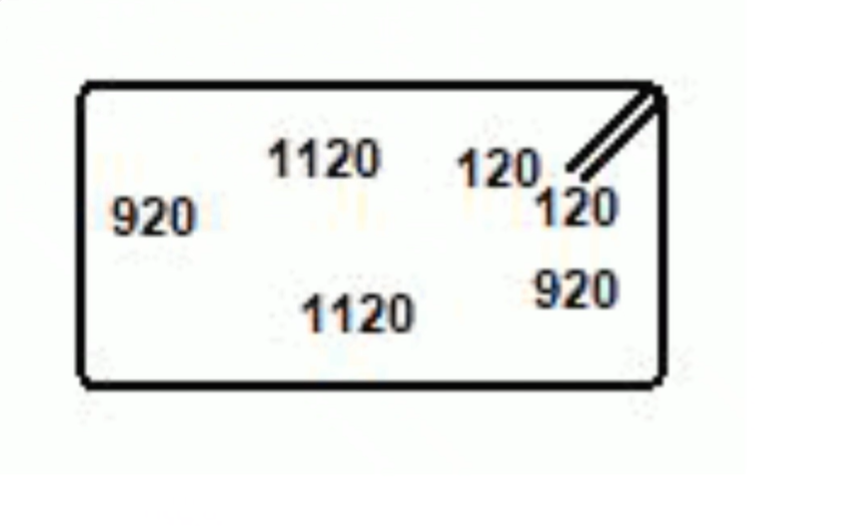
#> input picture Image Analytics/3.png, 845 x 526 px
$ jupyter execute Image_Progress_1.ipynb   (older library calls are emulated)
#> lines starting #> are read from the running program, lines starting #| are printed output that depends on the picture; after the words box and inside, x2 and y2 are one past the last pixel; in counts of white or black regions, pixels touching at a corner belong together
# Code for removing Numbers with some distance from the Lines

### Removed Numbers but Jagged Internal Lines -> Fixed

[cell 1]
import cv2
import numpy as np
import matplotlib.pyplot as plt

# Read image
img = cv2.imread('3.png')
#> img is the input picture: shape (526, 845, 3); mean B, G, R 236.6, 238.7, 237
cv2.imshow('Original', img)

# Convert to grayscale
gray = cv2.cvtColor(img, cv2.COLOR_BGR2GRAY)

# Apply Canny edge detection
canny_image = cv2.Canny(gray, 25, 60)
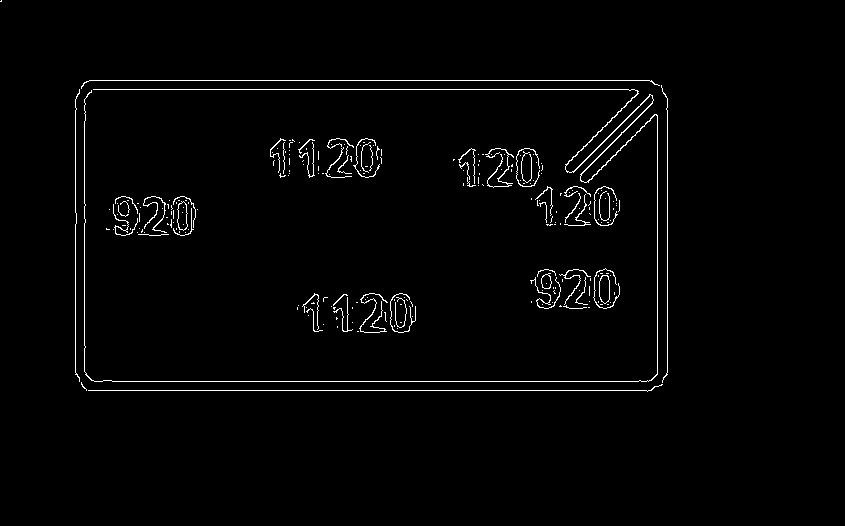
#> canny_image: shape (526, 845); 1.7% white in thin lines or dots, all inside (x1, y1, x2, y2) = (0, 0, 668, 392)
cv2.imshow('canny-image', canny_image)

# Find contours of the white regions
contours, hierarchy = cv2.findContours(canny_image, cv2.RETR_TREE, cv2.CHAIN_APPROX_SIMPLE)
#> contours = 235 contours, 223 with area under 20; largest, box (x1, y1, x2, y2) and area: (84, 89, 658, 382) 276, (599, 275, 610, 304) 245, (599, 275, 610, 304) 239, (177, 201, 188, 231) 219, (177, 201, 188, 231) 214

# Gaussian Blur
#gray = cv2.GaussianBlur(gray, (3, 3), 0)

# Getting Better results with bilateral filtering
gray = cv2.cvtColor(img, cv2.COLOR_BGR2GRAY)
gray = cv2.bilateralFilter(gray, 47, 95, 50)
cv2.imshow('Post-Blur', gray)
# 47,95,50

# Threshold the image
threshold_value = 100
_, thresh = cv2.threshold(gray, threshold_value, 255, cv2.THRESH_BINARY_INV)
#> thresh: shape (526, 845); 3.1% white; 14 white regions (13 under 20 px), largest, box (x1, y1, x2, y2) and area: (77, 81, 667, 389) 13544

# Remove noise
kernel = cv2.getStructuringElement(cv2.MORPH_RECT, (4, 2))
thresh = cv2.morphologyEx(thresh, cv2.MORPH_OPEN, kernel)
#> thresh: shape (526, 845); 3% white; 1 white region, box (x1, y1, x2, y2) and area: (78, 82, 668, 390) 13539
cv2.imshow('Smooth', thresh)

# Invert the image
thresh = cv2.bitwise_not(thresh)

# Create a mask image with only the black regions
mask = np.zeros_like(thresh)

for cnt in contours:
    area = cv2.contourArea(cnt)
    if area < 100: # Change this threshold value according to your image
        cv2.drawContours(mask, [cnt], -1, 0, -1)
#> this loop made 235 passes
#> area on passes 46, 58, 60: 39.5, 21.5, 245
#> mask: shape (526, 845); every value is 0

# Invert the mask
mask = cv2.bitwise_not(mask)
#> mask: shape (526, 845); every value is 255

# Apply the mask to the original image
result = cv2.bitwise_and(thresh, thresh, mask=mask)

# Display the extracted lines
cv2.imshow('Extracted Lines', result)
cv2.waitKey(0)
cv2.destroyAllWindows()

#Plotting
plt.figure(figsize=(16, 10))

# Plot the original image
plt.subplot(1, 3, 1)
plt.imshow(canny_image, cmap='gray')
plt.title('Canny Image')

# Plot the Adaptive Binary image
plt.subplot(1, 3, 2)
plt.imshow(result, cmap='gray')
plt.title('Output')

# Plot the image without numbers
plt.subplot(1, 3, 3)
plt.imshow(img)
plt.title('Original')

# Show the plots
plt.show()
#> figure, not shown here; B, G, R data is drawn as R, G, B


# # Save the image
# cv2.imwrite('new_image2.png', result)

## No numbers and smooth Internal Lines but only edges visible

[cell 2]
 # Applying gaussian blur to improve clarity
import cv2
import numpy as np
import matplotlib.pyplot as plt

# Load the image
image = cv2.imread('2.png', 0)
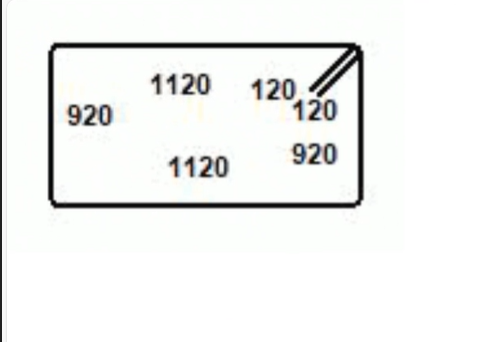
#> input picture Image Analytics/2.png, 478 x 342 px
#> image: shape (342, 478); min 0, max 255, mean 240.9

# Apply Gaussian blurring to reduce noise
image = cv2.GaussianBlur(image, (5, 5), 0)

# [9 lines of commented-out code are left out]
_, thresh = cv2.threshold(image, 142, 255, cv2.THRESH_BINARY_INV)
#> thresh: shape (342, 478); 5.5% white; 22 white regions, largest, box (x1, y1, x2, y2) and area: (48, 43, 364, 208) 5666, (0, 0, 2, 342) 684, (293, 143, 306, 164) 162
#3.png : 75, 2.png : 142-150

# Apply morphological operations to remove noise and fill in gaps
kernel = cv2.getStructuringElement(cv2.MORPH_RECT, (5, 5))
#> kernel = [[1, 1, 1, 1, 1], [1, 1, 1, 1, 1], [1, 1, 1, 1, 1], [1, 1, 1, 1, 1], [1, 1, 1, 1, 1]]
thresh = cv2.morphologyEx(thresh, cv2.MORPH_OPEN, kernel)
#> thresh: shape (342, 478); 3.8% white; 17 white regions

# Find contours
contours, _ = cv2.findContours(thresh, cv2.RETR_EXTERNAL, cv2.CHAIN_APPROX_SIMPLE)
#> contours = 17 contours; largest, box (x1, y1, x2, y2) and area: (54, 43, 364, 205) 2642, (53, 202, 355, 208) 1208, (48, 50, 54, 201) 747, (187, 158, 194, 166) 38, (309, 157, 316, 164) 34

# Create an all-white image
output = np.ones_like(image) * 255

for contour in contours:
    # Calculate the area of the contour to identify numbers and lines separately based on their size
    area = cv2.contourArea(contour)

    if area < 40:  # This threshold value may need adjustment depending on the specific image and text size.
        continue

    # Draw detected contours (lines) on the white background
    cv2.drawContours(output, [contour], -1, (0), 1)
#> this loop made 17 passes
#> area on passes 1, 2, 3, 4, 5, 7, 8, 10, 11, 12, 13, 14: 1208, 29.5, 24.5, 38.5, 34, 33, 29.5, 24.5, 29, 29, 29, 34
#> (contour, area) on passes 6, 9: ([[301, 151], [301, 156], [305, 156], [305, 151]], 20), ([[76, 113], [76, 119], [80, 119], [80, 113]], 24)
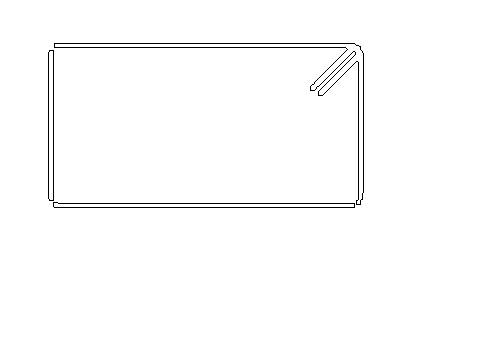
#> output: shape (342, 478); 98.8% white; black in thin lines or dots, all inside (x1, y1, x2, y2) = (48, 43, 364, 208)

#Plotting
plt.figure(figsize=(12, 3))

# Plot the original image
plt.subplot(1, 3, 1)
plt.imshow(image, cmap='gray')
plt.title('Original Image')

# Plot the Adaptive Binary image
plt.subplot(1, 3, 2)
plt.imshow(output, cmap='gray')
plt.title('Output')

# Plot the image without numbers
plt.subplot(1, 3, 3)
plt.imshow(img, cmap = plt.cm.gray)
plt.title('Gray')

# Show the plots
plt.show()
#> figure, not shown here; B, G, R data is drawn as R, G, B


# Display the processed image
cv2.imshow('Processed Image', output)
cv2.waitKey(0)
cv2.destroyAllWindows()

## Applying 1st method to 2.png -> Fix (corners breaking little)

[cell 3]
import cv2
import numpy as np
import matplotlib.pyplot as plt

# Read image
img = cv2.imread('2.png')
#> img is the input picture: shape (342, 478, 3); mean B, G, R 239.9, 241.3, 240.2
#cv2.imshow('Original', img)

# Convert to grayscale
gray = cv2.cvtColor(img, cv2.COLOR_BGR2GRAY)
#> gray: shape (342, 478)

# Apply Canny edge detection
canny_image = cv2.Canny(gray, 45, 90)
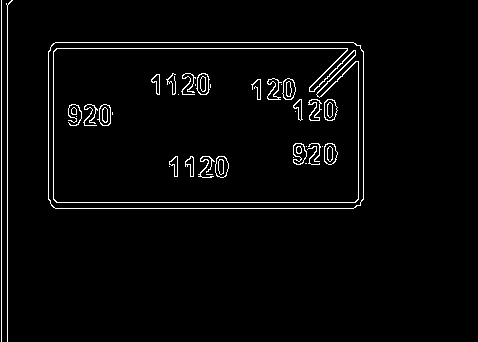
#> canny_image: shape (342, 478); 2.8% white in thin lines or dots, all inside (x1, y1, x2, y2) = (1, 0, 364, 342)
#cv2.imshow('canny-image', canny_image)

# Find contours of the white regions
contours, hierarchy = cv2.findContours(canny_image, cv2.RETR_TREE, cv2.CHAIN_APPROX_SIMPLE)
#> contours = 69 contours, 20 with area under 20; largest, box (x1, y1, x2, y2) and area: (48, 42, 364, 209) 52164, (48, 42, 364, 209) 52146, (53, 48, 359, 203) 46420, (53, 48, 359, 203) 46266, (215, 156, 229, 178) 225

# Gaussian Blur
gray = cv2.GaussianBlur(gray, (3, 3), 0)

# Getting Better results with bilateral filtering
gray = cv2.cvtColor(img, cv2.COLOR_BGR2GRAY)
gray = cv2.bilateralFilter(gray, 45, 70, 50)
#cv2.imshow('Post-Blur', gray)

# Threshold the image
threshold_value = 85
_, thresh = cv2.threshold(gray, threshold_value, 255, cv2.THRESH_BINARY_INV)
#> thresh: shape (342, 478); 2.7% white; 24 white regions (22 under 20 px), largest, box (x1, y1, x2, y2) and area: (49, 43, 363, 207) 3651, (0, 0, 2, 342) 684

# Remove noise
kernel = cv2.getStructuringElement(cv2.MORPH_RECT, (4, 2))
#> kernel = [[1, 1, 1, 1], [1, 1, 1, 1]]
thresh = cv2.morphologyEx(thresh, cv2.MORPH_OPEN, kernel)
#> thresh: shape (342, 478); 2.8% white; 4 white regions, box (x1, y1, x2, y2) and area: (53, 44, 364, 200) 2098, (0, 0, 3, 342) 1026, (53, 203, 361, 208) 928, (50, 52, 54, 201) 596
#cv2.imshow('Smooth', thresh)

# Invert the image
thresh = cv2.bitwise_not(thresh)

# Create a mask image with only the black regions
mask = np.zeros_like(thresh)

for cnt in contours:
    area = cv2.contourArea(cnt)
    if area < 100: # Change this threshold value according to your image
        cv2.drawContours(mask, [cnt], -1, 0, -1)
#> this loop made 69 passes
#> area on passes 1, 2, 3, 4, 9, 10, 11, 12, 13, 14, 15, 16: 52164, 52146, 46420.5, 46265.5, 225, 217, 67.5, 65, 26.5, 86.5, 77, 85
#> mask: shape (342, 478); every value is 0

# Invert the mask
mask = cv2.bitwise_not(mask)
#> mask: shape (342, 478); every value is 255

# Apply the mask to the original image
result = cv2.bitwise_and(thresh, thresh, mask=mask)

# Display the extracted lines
# cv2.imshow('Extracted Lines', result)
cv2.waitKey(0)
cv2.destroyAllWindows()

#Plotting
plt.figure(figsize=(9, 8))

# Plot the original image
plt.subplot(1, 3, 1)
plt.imshow(canny_image, cmap='gray')
plt.title('Canny Image')

# Plot the Adaptive Binary image
plt.subplot(1, 3, 2)
plt.imshow(result, cmap='gray')
plt.title('Output')

# Plot the image without numbers
plt.subplot(1, 3, 3)
plt.imshow(img)
plt.title('Original')

# Show the plots
plt.show()
#> figure, not shown here; B, G, R data is drawn as R, G, B

# # Save the image
# cv2.imwrite('new_image2.png', result)

## Trying for 4.png

[cell 4]
import cv2
import numpy as np
import matplotlib.pyplot as plt

# Read image
img = cv2.imread('4.png')
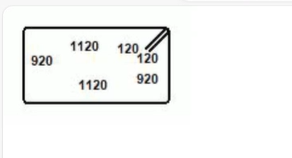
#> input picture Image Analytics/4.png, 292 x 158 px
#> img is the input picture: shape (158, 292, 3); mean B, G, R 243.4, 244.5, 243.5
#cv2.imshow('Original', img)

# Convert to grayscale
gray = cv2.cvtColor(img, cv2.COLOR_BGR2GRAY)
#> gray: shape (158, 292)

# Apply Canny edge detection
canny_image = cv2.Canny(gray, 35, 55)
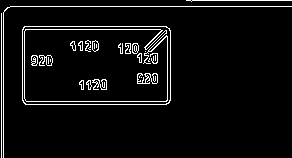
#> canny_image: shape (158, 292); 5.1% white in thin lines or dots
#cv2.imshow('canny-image', canny_image)

# Find contours of the white regions
contours, hierarchy = cv2.findContours(canny_image, cv2.RETR_TREE, cv2.CHAIN_APPROX_SIMPLE)
#> contours = 49 contours, 27 with area under 20; largest, box (x1, y1, x2, y2) and area: (22, 26, 171, 105) 11522, (22, 26, 171, 105) 11510, (24, 29, 168, 102) 10174, (24, 29, 168, 102) 10130, (39, 55, 53, 66) 60

# Gaussian Blur
gray = cv2.GaussianBlur(gray, (3, 3), 0)

# Getting Better results with bilateral filtering
gray = cv2.cvtColor(img, cv2.COLOR_BGR2GRAY)
gray = cv2.bilateralFilter(gray, 50, 70, 30)
#cv2.imshow('Post-Blur', gray)

# Threshold the image
threshold_value = 150
_, thresh = cv2.threshold(gray, threshold_value, 255, cv2.THRESH_BINARY_INV)
#> thresh: shape (158, 292); 2.9% white in thin lines or dots, all inside (x1, y1, x2, y2) = (23, 27, 170, 104)

# Remove noise
kernel = cv2.getStructuringElement(cv2.MORPH_RECT, (2, 3))
#> kernel = [[1, 1], [1, 1], [1, 1]]
thresh = cv2.morphologyEx(thresh, cv2.MORPH_OPEN, kernel)
#> thresh: shape (158, 292); 1% white in thin lines or dots, all inside (x1, y1, x2, y2) = (24, 27, 171, 101)
#cv2.imshow('Smooth', thresh)

# Invert the image
thresh = cv2.bitwise_not(thresh)

# Create a mask image with only the black regions
mask = np.zeros_like(thresh)

for cnt in contours:
    area = cv2.contourArea(cnt)
    if area < 40: # Change this threshold value according to your image
        cv2.drawContours(mask, [cnt], -1, 0, -1)
#> this loop made 49 passes
#> area on passes 1, 2, 3, 4, 5, 8, 10, 14, 19, 20, 23, 26: 11521.5, 11509.5, 10173.5, 10130.5, 26.5, 24.5, 31, 36, 60.5, 53, 55, 39
#> mask: shape (158, 292); every value is 0

# Invert the mask
mask = cv2.bitwise_not(mask)
#> mask: shape (158, 292); every value is 255

# Apply the mask to the original image
result = cv2.bitwise_and(thresh, thresh, mask=mask)

# Display the extracted lines
#cv2.imshow('Extracted Lines', result)
cv2.waitKey(0)
cv2.destroyAllWindows()

#Plotting
plt.figure(figsize=(16, 3))

# Plot the original image
plt.subplot(1, 3, 1)
plt.imshow(canny_image, cmap='gray')
plt.title('Canny Image')

# Plot the Adaptive Binary image
plt.subplot(1, 3, 2)
plt.imshow(result, cmap='gray')
plt.title('Output')

# Plot the image without numbers
plt.subplot(1, 3, 3)
plt.imshow(img, cmap = plt.cm.gray)
plt.title('Gray')

# Show the plots
plt.show()
#> figure, not shown here; B, G, R data is drawn as R, G, B

# # Save the image
# cv2.imwrite('new_image2.png', result)

### Straight Bar Image

[cell 5]
import cv2
import os
import numpy as np
import matplotlib.pyplot as plt

image_path = "st_bar_main.png"

# Load the image
img = cv2.imread(image_path)
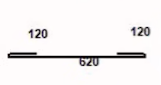
#> input picture Image Analytics/st_bar_main.png, 161 x 85 px
#> img is the input picture: shape (85, 161, 3); mean B, G, R 239.4, 239.3, 242.2

# Grayscale Image
gray = cv2.cvtColor(img, cv2.COLOR_BGR2GRAY)
#> gray: shape (85, 161)
gray = cv2.bilateralFilter(gray, 30, 63, 3)
# 30,63,10

# Laplacian
lap = cv2.Laplacian(gray, cv2.CV_64F)
lap = np.uint8(np.absolute(lap))
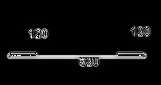
#> lap: shape (85, 161); min 0, max 255, mean 12.5

# Contour Detection
contours, hierarchy = cv2.findContours(lap, cv2.RETR_EXTERNAL, cv2.CHAIN_APPROX_SIMPLE)
#> contours = 2 contours, 1 with area under 20; largest, box (x1, y1, x2, y2) and area: (0, 16, 158, 80) 4758

# Remove small objects by calculating the perimeter
perimeter_threshold = 60  # Adjust this threshold as needed
filtered_contours = [cnt for cnt in contours if cv2.arcLength(cnt, True) > perimeter_threshold]
#> filtered_contours = 1 contour; box (x1, y1, x2, y2) and area: (0, 16, 158, 80) 4758

# Draw contours on a white background
white_background = np.ones_like(img) * 255
contour_image = cv2.drawContours(white_background, filtered_contours, -1, (0, 0, 0), 2)
#> contour_image: shape (85, 161, 3); 87.2% white; 1 black region, box (x1, y1, x2, y2) and area: (0, 15, 159, 81) 1746

# Threshold
threshold_value = 36 #45
_, thresh = cv2.threshold(gray, threshold_value, 255, cv2.THRESH_BINARY_INV)
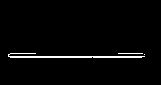
#> thresh: shape (85, 161); 2.4% white in thin lines or dots, all inside (x1, y1, x2, y2) = (8, 53, 145, 58)

# Remove noise
kernel = cv2.getStructuringElement(cv2.MORPH_RECT, (1, 1))
#> kernel = [1]
thresh = cv2.morphologyEx(thresh, cv2.MORPH_OPEN, kernel)

kernel = np.ones((1, 1), dtype=np.uint8)
closed_binary = cv2.morphologyEx(img, cv2.MORPH_CLOSE, kernel, iterations=2)

# Invert the mask to create a mask for numbers
mask = cv2.bitwise_not(thresh)

cv2.waitKey(0)
cv2.destroyAllWindows()

# Plotting
plt.figure(figsize=(15, 3))

# Plot the original image
plt.subplot(1, 3, 1)
plt.imshow(mask, cmap='gray')
plt.title('Mask')

# Plot the Adaptive Binary image
plt.subplot(1, 3, 2)
plt.imshow(lap, cmap='gray')
plt.title('Edge Detection')

# # Plot the image without numbers
plt.subplot(1, 3, 3)
plt.imshow(closed_binary)
plt.title('Binary')

# Show the plots
plt.show()
#> figure, not shown here; B, G, R data is drawn as R, G, B

[cell 6]
import cv2
import os
import numpy as np
import matplotlib.pyplot as plt

image_path = "4.png"

# Load the image
img = cv2.imread(image_path)

# Grayscale Image
gray = cv2.cvtColor(img, cv2.COLOR_BGR2GRAY)
gray = cv2.bilateralFilter(gray, 30, 63, 3)
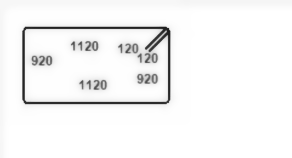
#> gray: shape (158, 292); min 29, max 255, mean 244.8
#30,70,60 - 60

# Laplacian
lap = cv2.Laplacian(gray, cv2.CV_64F)
lap = np.uint8(np.absolute(lap))

# Contour Detection
contours, hierarchy = cv2.findContours(lap, cv2.RETR_EXTERNAL, cv2.CHAIN_APPROX_SIMPLE)
#> contours = 1 contour; box (x1, y1, x2, y2) and area: (0, 0, 292, 158) 23457

# Remove small objects by calculating the perimeter
perimeter_threshold = 100  # Adjust this threshold as needed
filtered_contours = []
for cnt in contours:
    perimeter = cv2.arcLength(cnt, True)
    if perimeter > perimeter_threshold:
        filtered_contours.append(cnt)
#> this loop made 1 pass
#> perimeter on pass 1: 1403.7
#> after the loop, filtered_contours has the same summary as contours

# perimeter_threshold = 100 # Adjust this threshold as needed
# filtered_contours = [cnt for cnt in contours if cv2.arcLength(cnt, True) > perimeter_threshold]

# Draw contours on a white background
white_background = np.ones_like(img) * 255
contour_image = cv2.drawContours(white_background, filtered_contours, -1, (0, 0, 0), 2)

# Threshold
threshold_value = 65
_, thresh = cv2.threshold(gray, threshold_value, 255, cv2.THRESH_BINARY_INV)

# Remove noise
kernel = cv2.getStructuringElement(cv2.MORPH_RECT, (1, 1))
thresh = cv2.morphologyEx(thresh, cv2.MORPH_OPEN, kernel)

kernel = np.ones((1, 1), dtype=np.uint8)
closed_binary = cv2.morphologyEx(thresh, cv2.MORPH_CLOSE, kernel, iterations=2)

# Invert the mask to create a mask for numbers
mask = cv2.bitwise_not(thresh)

cv2.waitKey(0)
cv2.destroyAllWindows()

# Plotting
plt.figure(figsize=(15, 3))

# Plot the original image
plt.subplot(1, 3, 1)
plt.imshow(mask, cmap='gray')
plt.title('Mask')

# Plot the Adaptive Binary image
plt.subplot(1, 3, 2)
plt.imshow(closed_binary, cmap='gray')
plt.title('Binary Image')

# # Plot the image without numbers
plt.subplot(1, 3, 3)
plt.imshow(lap, cmap='gray')
plt.title('Binary')

# Show the plots
plt.show()

cv2.imwrite("eval3.png", mask)
#> Out = True
